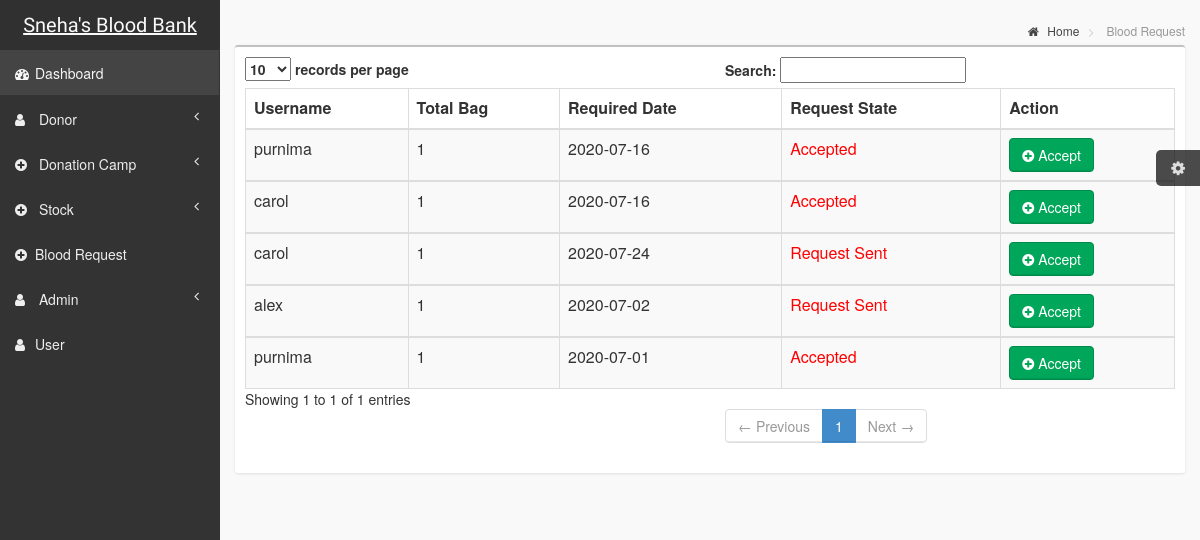
/superadmin/view_blood_request.php, run on the app's committed database.
### tables this page shows
CREATE TABLE `request` (
  `request_id` int(11) NOT NULL,
  `username` varchar(255) NOT NULL,
  `total_bag` int(11) NOT NULL,
  `blood_required_date` varchar(25) NOT NULL,
  `request_state` varchar(255) NOT NULL DEFAULT 'request'
);

### superadmin/view_blood_request.php (the view, shortened to what this page needs)
<?php
include 'header.php';
include 'sidebar.php';
$request=$connection->prepare("SELECT * FROM request ");
$request ->execute();
?>
            <aside class="right-side">
                <section class="content-header">
                    <ol class="breadcrumb">
                        <li><a href="#"><i class="fa fa-home"></i> Home</a></li>
                        <li class="active"> Blood Request</li>
                    </ol>
                </section>
                <section class="content">
                    <div class="row">
                        <div class="col-xs-12">
                            <div class="box">
                                <div class="box-body table-responsive">
                                    <table id="example1" class="table table-bordered table-striped">
                                        <thead>
                                        <tr>
                                            <th>Username</th>
                                            <th>Total Bag</th>
                                            <th>Required Date</th>
                                            <th>Request State</th>
                                            <th>Action</th>
                                        </tr>
                                        </thead>
                                        <?php
                                        foreach ($request as $row) {
                                        ?>
                                        <tbody>
                                        <tr>
                                            <td><?php echo $row['username'];?></td>
                                            <td><?php echo $row['total_bag'];?></td>
                                            <td><?php echo $row['blood_required_date'];?></td>
                                            <td><?php echo "<p style='color:red;'>" . $row['request_state'] . "</p>";?></td>
                                            <td>
                                             <a href="#accept<?= $row['request_id'];?>" class="btn btn-success" data-toggle="modal"><i class="fa fa-plus-circle"></i> Accept</a>
                                            </td>
                                        </tr>
                                    </tbody>
                                            <?php
                                            }
                                        ?>
                                    </table>
                                </div>
                            </div>
                        </div>
                    </div>
                </section>
            </aside>

### css/AdminLTE.css (style rules this page uses)
html, body { overflow-x: hidden!important; font-family: 'Source Sans Pro', sans-serif; -webkit-font-smoothing: antialiased; min-height: 100%; background: #f9f9f9; }
a { color: #3c8dbc; }
.right-side, .left-side { min-height: 100%; display: block; }
.right-side { background-color: #f9f9f9; margin-left: 220px; }
.content { padding: 20px 15px; background: #f9f9f9; }
.table-striped > tbody > tr:nth-child(odd) > td, .table-striped > tbody > tr:nth-child(odd) > th { background-color: #f3f4f5; }
.right-side > .content-header { position: relative; padding: 15px 15px 10px 20px; }
.right-side > .content-header > .breadcrumb { float: right; background: transparent; margin-top: 0px; margin-bottom: 0; font-size: 12px; padding: 7px 5px; position: absolute; top: 15px; right: 10px; -webkit-border-radius: 2px; -moz-border-radius: 2px; border-radius: 2px; }
.right-side > .content-header > .breadcrumb > li > a { color: #444; text-decoration: none; }
.right-side > .content-header > .breadcrumb > li > a > .fa, .right-side > .content-header > .breadcrumb > li > a > .glyphicon, .right-side > .content-header > .breadcrumb > li > a > .ion { margin-right: 5px; }
.right-side > .content-header > .breadcrumb > li + li:before { content: '>\00a0'; }
.box { position: relative; background: #ffffff; border-top: 2px solid #c1c1c1; margin-bottom: 20px; -webkit-border-radius: 3px; -moz-border-radius: 3px; border-radius: 3px; width: 100%; box-shadow: 0px 1px 3px rgba(0, 0, 0, 0.1); }
.box .box-body { padding: 10px; -webkit-border-top-left-radius: 0; -webkit-border-top-right-radius: 0; -webkit-border-bottom-right-radius: 3px; -webkit-border-bottom-left-radius: 3px; -moz-border-radius-topleft: 0; -moz-border-radius-topright: 0; -moz-border-radius-bottomright: 3px; -moz-border-radius-bottomleft: 3px; border-top-left-radius: 0; border-top-right-radius: 0; border-bottom-right-radius: 3px; border-bottom-left-radius: 3px; }
.box .box-body .table { margin-bottom: 0; }
.btn { font-weight: 500; -webkit-border-radius: 3px; -moz-border-radius: 3px; border-radius: 3px; border: 1px solid transparent; -webkit-box-shadow: inset 0px -2px 0px 0px rgba(0, 0, 0, 0.09); -moz-box-shadow: inset 0px -2px 0px 0px rgba(0, 0, 0, 0.09); box-shadow: inset 0px -1px 0px 0px rgba(0, 0, 0, 0.09); }
.btn.btn-success { background-color: #00a65a; border-color: #008d4c; }
.skin-black .right-side > .content-header { background: transparent; box-shadow: none; }

### data on the page
request: username "purnima", total_bag "1", blood_required_date "2020-07-01", request_state "Accepted"
request: username "purnima", total_bag "1", blood_required_date "2020-07-16", request_state "Accepted"
request: username "carol", total_bag "1", blood_required_date "2020-07-16", request_state "Accepted"
request: username "carol", total_bag "1", blood_required_date "2020-07-24", request_state "Request Sent"
request: username "alex", total_bag "1", blood_required_date "2020-07-02", request_state "Request Sent"
